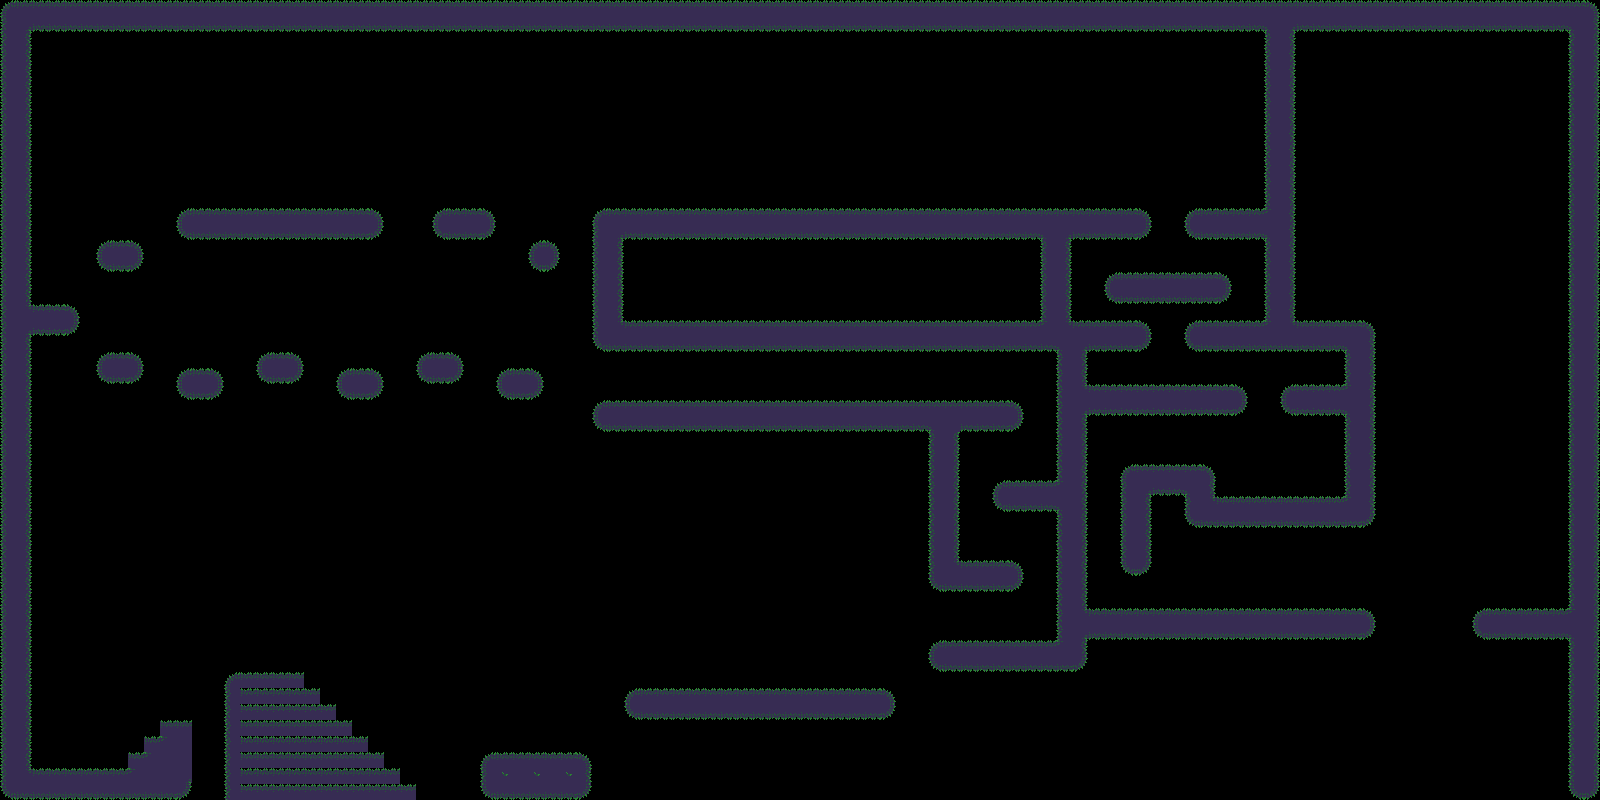

A level layout from a 2D game, rendered from its tile map. Below: a short description, then the map file with tile-grid data replaced by summaries:
An orthogonal 100x50 tile map with 16x16 px tiles, 1 tile layer (Tile Layer 1), 2 tilesets and 94 objects.

<map version="1.2" tiledversion="1.2.4" orientation="orthogonal" renderorder="right-up" width="100" height="50" tilewidth="16" tileheight="16" infinite="0" nextlayerid="6" nextobjectid="164">
 <tileset firstgid="1" source="industrial.v2.tsx" />
 <tileset firstgid="1025" source="Forest.tsx" />
 <layer id="5" name="Tile Layer 1" width="100" height="50">
  <data>[5000 cells, 1165 non-empty, 17 distinct tile ids]</data>
 </layer>
 <objectgroup id="2" name="collisionLayer">
  <object id="51" x="1.66667" y="767.667">
   <polyline points="30,-1 128.333,0.666667" />
  </object>
  <object id="52" x="130.667" y="752">
   <polyline points="0,0 27,0" />
  </object>
  <object id="53" x="146.333" y="735.667">
   <polyline points="0,0 24,0" />
  </object>
  <object id="55" x="162.667" y="720">
   <polyline points="0,0 27,0.333333" />
  </object>
  <object id="57" x="240.333" y="672">
   <polyline points="0,0 59.6667,0" />
  </object>
  <object id="59" x="241" y="688">
   <polyline points="0,0 77,0.333333" />
  </object>
  <object id="60" x="318.333" y="704">
   <polyline points="0,0 15.6667,0.333333" />
  </object>
  <object id="61" x="341.333" y="710">
   <polyline points="-5.33333,10 10.3334,10.3333" />
  </object>
  <object id="62" x="349.667" y="712.667">
   <polyline points="0.66667,23.3333 16.3334,23.6666" />
  </object>
  <object id="63" x="381.667" y="738.667">
   <polyline points="-14,13.6666 1.66673,13.9999" />
  </object>
  <object id="64" x="393.667" y="759">
   <polyline points="-10.3333,9.66663 5.3334,9.99993" />
  </object>
  <object id="65" x="416.667" y="772.667">
   <polyline points="-17.3333,11.6666 -1.6666,11.9999" />
  </object>
  <object id="68" x="481.667" y="763.333">
   <polyline points="0,0 8,-9.33333 99,-9.33333 107,-1" />
  </object>
  <object id="69" x="625" y="701.5">
   <polyline points="0,0 10,-11.5 255,-11.5 268,-2.5" />
  </object>
  <object id="71" x="928" y="656">
   <polyline points="0,0 10.6667,-14.6667 128,-14.6667" />
  </object>
  <object id="72" x="1022.67" y="572">
   <polyline points="0,0 -11.3333,-9.33333 -62,-10.6667" />
  </object>
  <object id="75" x="993.333" y="493.333">
   <polyline points="0,0 9.33333,-10.6667 62.6667,-11.3333" />
  </object>
  <object id="76" x="1023.33" y="414.667">
   <polyline points="0,0 -14,-11.3333 -422,-10.6667 -428,-2" />
  </object>
  <object id="82" x="544" y="382">
   <polyline points="0,0 -10,-12.6667 -38,-12.6667 -47.3333,1.33333" />
  </object>
  <object id="83" x="463.5" y="367">
   <polyline points="0,0 -10,-12.6667 -38,-12.6667 -47.3333,1.33333" />
  </object>
  <object id="84" x="383.5" y="383">
   <polyline points="0,0 -10,-12.6667 -38,-12.6667 -47.3333,1.33333" />
  </object>
  <object id="85" x="303" y="368">
   <polyline points="0,0 -10,-12.6667 -38,-12.6667 -47.3333,1.33333" />
  </object>
  <object id="86" x="223" y="383.5">
   <polyline points="0,0 -10,-12.6667 -38,-12.6667 -47.3333,1.33333" />
  </object>
  <object id="87" x="143" y="368">
   <polyline points="0,0 -10,-12.6667 -38,-12.6667 -47.3333,1.33333" />
  </object>
  <object id="88" x="79.5" y="319">
   <polyline points="0,0 -13.5,-13 -48,-13" />
  </object>
  <object id="89" x="143.5" y="255">
   <polyline points="0,0 -10,-12.6667 -38,-12.6667 -47.3333,1.33333" />
  </object>
  <object id="90" x="176.5" y="223.5">
   <polyline points="0,0 10.5,-13.5 194.5,-13.5 206,-0.5" />
  </object>
  <object id="91" x="433" y="223">
   <polyline points="0,0 9,-11.5 52,-11.5 61.5,0" />
  </object>
  <object id="92" x="549" y="242.5">
   <polyline points="9.5,12.5 0,0 -10.5,0 -20,13" />
  </object>
  <object id="93" x="593" y="221.5">
   <polyline points="0,0 9.5,-11 544.5,-11 547,-11 557,2" />
  </object>
  <object id="107" x="1086" y="609.5">
   <polyline points="0,0 278,1" />
  </object>
  <object id="108" x="1122.5" y="472">
   <polyline points="0,0 9,-5.5 82,-5.5 92,6" />
  </object>
  <object id="109" x="1214" y="498.5">
   <polyline points="0,0 131.5,0" />
  </object>
  <object id="111" x="1282" y="397">
   <polyline points="0,0 7,-10 63.5,-10.5" />
  </object>
  <object id="112" x="1247" y="398.5">
   <polyline points="0,0 -11,-12 -161,-12" />
  </object>
  <object id="113" x="1070.5" y="320.5">
   <polyline points="0,0 4.5,3.5 69,3 79,14" />
  </object>
  <object id="114" x="1184.5" y="334">
   <polyline points="0,0 9,-10.5 81,-10.5 81,-15.5" />
  </object>
  <object id="115" x="1105" y="285.5">
   <polyline points="0,0 9.5,-11.5 113.5,-11.5 125,0" />
  </object>
  <object id="156" x="239" y="673">
   <polyline points="0,0 -13,8" />
  </object>
  <object id="158" x="1185" y="221">
   <polyline points="0,0 8,-10 80,-10 81,-191 -1151,-191" />
  </object>
  <object id="159" x="30" y="40">
   <polyline points="0,0 0,263" />
  </object>
 </objectgroup>
 <objectgroup id="3" name="noFricLayer">
  <object id="70" x="225.333" y="681">
   <polyline points="0,0 0.333333,118.667" />
  </object>
  <object id="77" x="959.333" y="561.333">
   <polyline points="0,0 0,-128" />
  </object>
  <object id="79" x="993.333" y="495.333">
   <polyline points="0,0 10.6667,14 64,16 63.3333,144.667" />
  </object>
  <object id="80" x="1056" y="480.667">
   <polyline points="0,0 0,-128.667 -452,-130.667" />
  </object>
  <object id="95" x="593" y="338.5">
   <polyline points="0,0 -0.5,-116.5" />
  </object>
  <object id="96" x="79.5" y="320.5">
   <polyline points="0,0 -9,13 -49,13.5 -51,449" />
  </object>
  <object id="97" x="190.5" y="799">
   <polyline points="0,0 0.5,-78.5" />
  </object>
  <object id="98" x="482" y="790">
   <polyline points="0,0 -0.5,-25.5" />
  </object>
  <object id="99" x="602.5" y="349.5">
   <polyline points="0,0 -9.5,-10" />
  </object>
  <object id="100" x="1086" y="607">
   <polyline points="0,0 0.5,-191.5" />
  </object>
  <object id="101" x="1086" y="385.5">
   <polyline points="0,0 0.5,-34.5" />
  </object>
  <object id="102" x="1069.5" y="319.5">
   <polyline points="0,0 0.5,-81" />
  </object>
  <object id="103" x="1264.5" y="240">
   <polyline points="0,0 0.5,80" />
  </object>
  <object id="104" x="1345" y="350.5">
   <polyline points="0,0 0.5,33.5" />
  </object>
  <object id="105" x="1345.5" y="414">
   <polyline points="0,0 0,84" />
  </object>
  <object id="106" x="1122" y="473.5">
   <polyline points="0,0 -0.5,85.5" />
  </object>
  <object id="117" x="142.667" y="367.333">
   <polyline points="0,0 -6,11.3333 -38.6667,11.3333 -46.6667,2" />
  </object>
  <object id="118" x="175.333" y="385.333">
   <polyline points="0,0 6.66667,8.66667 39.3333,9.33333 47.3333,-1.33333" />
  </object>
  <object id="119" x="256" y="368">
   <polyline points="0,0 7.33333,10 38,11.3333 46.6667,0" />
  </object>
  <object id="120" x="336" y="384">
   <polyline points="0,0 8.66667,10.6667 36,11.3333 48,-0.666667" />
  </object>
  <object id="122" x="594.667" y="411.333">
   <polyline points="0,0 5.33333,14" />
  </object>
  <object id="123" x="497.333" y="384">
   <polyline points="0,0 4.66667,10 35.3333,10.6667 46,-1.33333" />
  </object>
  <object id="124" x="595.333" y="411.333">
   <polyline points="0,0 6,15.3333 334.667,16 334.667,165.333 342.667,176 418,176 427.333,161.333" />
  </object>
  <object id="125" x="928.667" y="656.667">
   <polyline points="0,0 8,11.3333 147.333,11.3333 154.667,4.66667 157.333,-19.3333 434,-20 444,-28 444.667,-36 436,-46" />
  </object>
  </objectgroup>
</map>
<!-- 29 of 94 objects omitted -->
